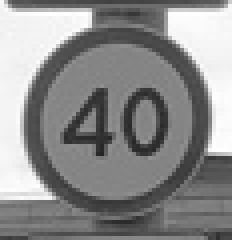
#> input picture data_to_use/contour_0.png, 58 x 60 px, given as the content of the folder ./images, which was not available (shown 4 times larger)
$ python main.py
#> lines starting #> are read from the running program, lines starting #| are printed output that depends on the picture; after the words box and inside, x2 and y2 are one past the last pixel; in counts of white or black regions, pixels touching at a corner belong together; pictures that were not available may be replaced by others from this repository, and a replacement may not be noted
import cv2
import numpy as np
import os

image_folder = './images'
image_files = [os.path.join(image_folder, f) for f in os.listdir(image_folder) if f.endswith('.png') or f.endswith('.jpg') or f.endswith('.jpg')]
i = 0
for count in image_files:
    image = cv2.imread(f'{count}')
#> image is the input picture: shape (60, 58, 3); min 37, max 255, mean 139.3

    gray_image = cv2.cvtColor(image, cv2.COLOR_BGR2GRAY)

    blurred_image = cv2.GaussianBlur(gray_image, (7, 7), 0)
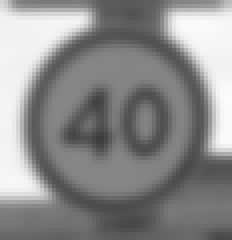
#> blurred_image: shape (60, 58) (shown 4 times larger); min 62, max 251, mean 139.5

    low_threshold = 10
    high_threshold = 50
    edges = cv2.Canny(blurred_image, low_threshold, high_threshold)
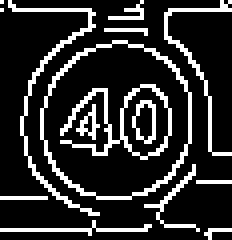
#> edges: shape (60, 58) (shown 4 times larger); 17.6% white in thin lines or dots


    contours, _ = cv2.findContours(edges, cv2.RETR_EXTERNAL, cv2.CHAIN_APPROX_SIMPLE)
#> contours = 12 contours, 10 with area under 20; largest, box (x1, y1, x2, y2) and area: (10, 10, 48, 50) 1155, (2, 0, 25, 54) 26

    filtered_contours = []
    for contour in contours:
        epsilon = 0.04 * cv2.arcLength(contour, True)
        approx = cv2.approxPolyDP(contour, epsilon, True)

        is_valid_contour = False

        if len(approx) == 3:
            area = cv2.contourArea(contour)
            if area >= 300:
                filtered_contours.append(contour)
                is_valid_contour = True
                x, y, w, h = cv2.boundingRect(contour)
                y1, y2 = max(0, y-10), min(image.shape[0], y+h+10)
                x1, x2 = max(0, x-10), min(image.shape[1], x+w+10)
                roi = image[y1:y2, x1:x2]
                cv2.imwrite(f'./data_to_use/contour_{i}.png', roi)
                i=i+1
        elif len(approx) == 8:
            area = cv2.contourArea(contour)
            if area >= 300:
                filtered_contours.append(contour)
                x, y, w, h = cv2.boundingRect(contour)
                y1, y2 = max(0, y-10), min(image.shape[0], y+h+10)
                x1, x2 = max(0, x-10), min(image.shape[1], x+w+10)
                roi = image[y1:y2, x1:x2]

                cv2.imwrite(f'./data_to_use/contour_{i}.png', roi)
                i=i+1
                is_valid_contour = True

        perimeter = cv2.arcLength(contour, True)
        area = cv2.contourArea(contour)
        if area < 300:
            continue


        if perimeter != 0:
            circularity = 4 * np.pi * area / (perimeter ** 2)

            if 0.8 < circularity < 1.2:

                if not is_valid_contour:
                    filtered_contours.append(contour)
                    x, y, w, h = cv2.boundingRect(contour)
                    y1, y2 = max(0, y-10), min(image.shape[0], y+h+10)
                    x1, x2 = max(0, x-10), min(image.shape[1], x+w+10)
                    roi = image[y1:y2, x1:x2]
                    cv2.imwrite(f'./data_to_use/contour_{i}.png', roi)
                    i=i+1
                    is_valid_contour = True
#> this loop made 12 passes
#> (epsilon, is_valid_contour, x, y, w, h, y1) on pass 6: (5.1, True, 10, 10, 38, 40, 0)
#> (epsilon, is_valid_contour, perimeter) on pass 11: (7.4, False, 185.1)
#> after the loop, filtered_contours = 1 contour; box (x1, y1, x2, y2) and area: (10, 10, 48, 50) 1155; i = 1


# [5 lines of commented-out code are left out]

$ run again, on data_to_use/contour_12.png
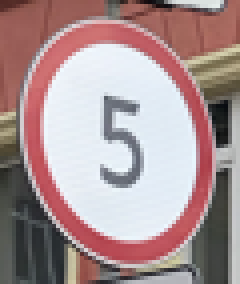
#> input picture data_to_use/contour_12.png, 60 x 71 px, given as the content of the folder ./images, which was not available (shown 4 times larger)
#> image is the input picture: shape (71, 60, 3); mean B, G, R 148.5, 147.3, 170.1
#> `blurred_image = cv2.GaussianBlur(gray_image, (7, 7), 0)`:
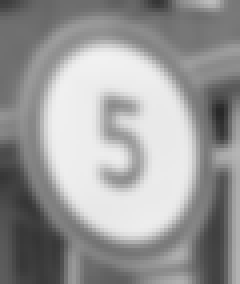
#> blurred_image: shape (71, 60) (shown 4 times larger); min 39, max 241, mean 154.1
#> `edges = cv2.Canny(blurred_image, low_threshold, high_threshold)`:
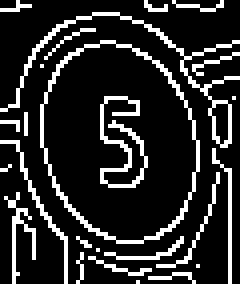
#> edges: shape (71, 60) (shown 4 times larger); 16.3% white in thin lines or dots
#> contours = 24 contours, 22 with area under 20; largest, box (x1, y1, x2, y2) and area: (10, 10, 50, 61) 1512, (0, 3, 60, 37) 62
#> the loop `for contour in contours:` made 24 passes
#> (epsilon, is_valid_contour, perimeter, circularity, x, y, w) on pass 19: (5.95, True, 148.7, 0.859, 10, 10, 40)
#> after the loop `for contour in contours:`: filtered_contours = 1 contour; box (x1, y1, x2, y2) and area: (10, 10, 50, 61) 1512; i = 1

$ run again, on data_to_use/contour_14.png
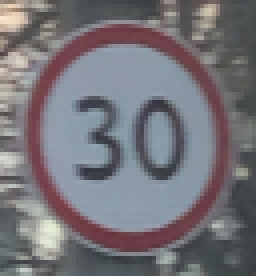
#> input picture data_to_use/contour_14.png, 64 x 69 px, given as the content of the folder ./images, which was not available (shown 4 times larger)
#> image is the input picture: shape (69, 64, 3); mean B, G, R 121, 115.2, 117.6
#> `blurred_image = cv2.GaussianBlur(gray_image, (7, 7), 0)`:
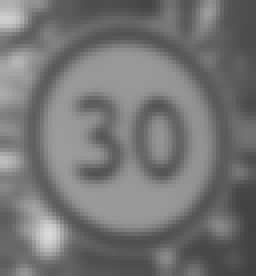
#> blurred_image: shape (69, 64) (shown 4 times larger); min 64, max 217, mean 116.7
#> `edges = cv2.Canny(blurred_image, low_threshold, high_threshold)`:
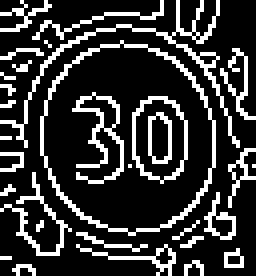
#> edges: shape (69, 64) (shown 4 times larger); 20.8% white in thin lines or dots
#> contours = 27 contours, 23 with area under 20; largest, box (x1, y1, x2, y2) and area: (10, 10, 54, 59) 1611, (0, 0, 60, 37) 44, (51, 48, 59, 60) 33, (19, 61, 44, 69) 20
#> the loop `for contour in contours:` made 27 passes
#> (epsilon, is_valid_contour, perimeter, circularity, x, y, w) on pass 23: (6.06, True, 151.5, 0.882, 10, 10, 44)
#> after the loop `for contour in contours:`: filtered_contours = 1 contour; box (x1, y1, x2, y2) and area: (10, 10, 54, 59) 1611; i = 1
